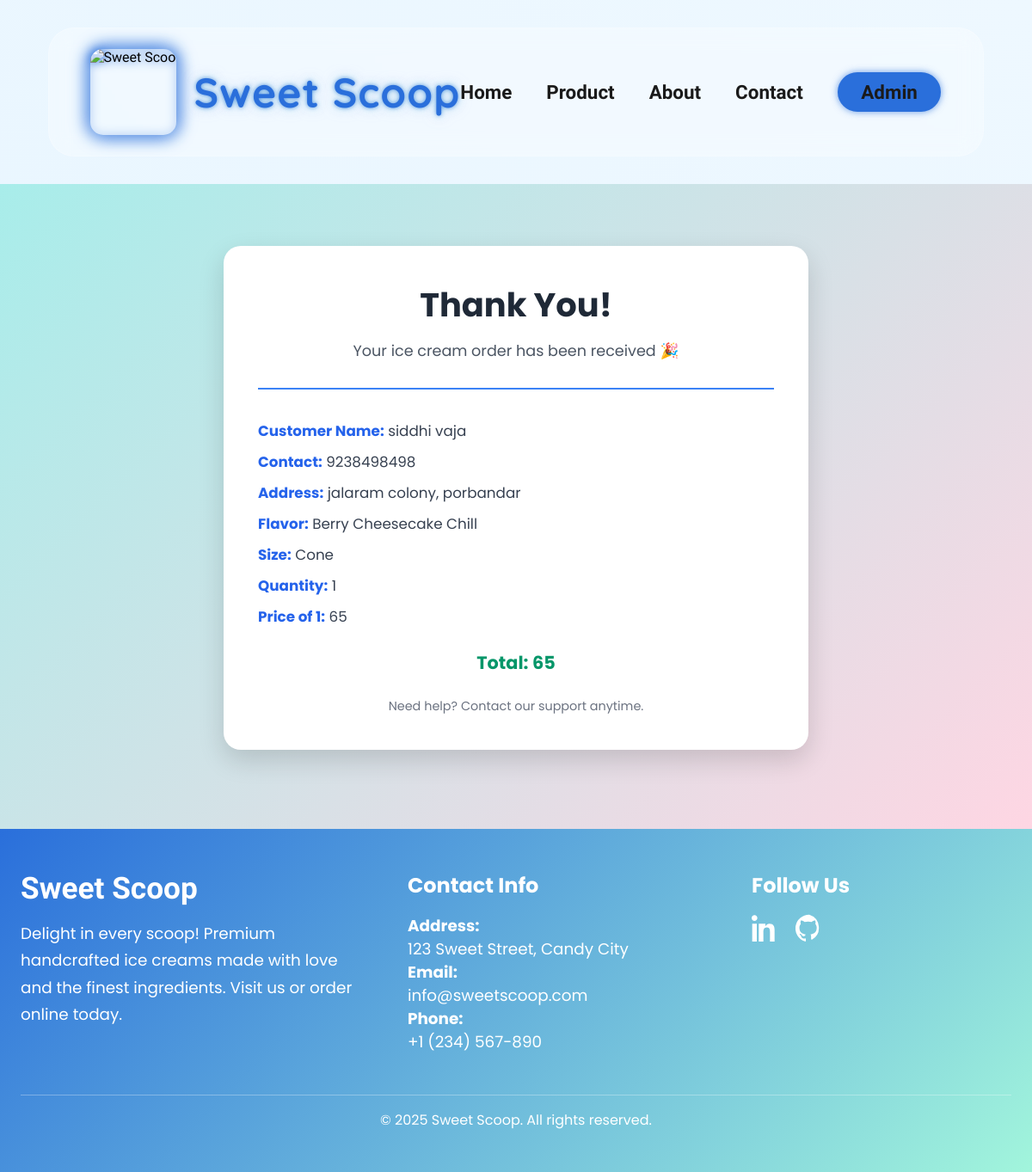
The app's page /System_BillPage.php with its own data.
### tables this page shows
CREATE TABLE IF NOT EXISTS `simple_order` (
  `sr` int(4) NOT NULL AUTO_INCREMENT,
  `customername` varchar(50) NOT NULL,
  `contact` varchar(10) NOT NULL,
  `address` varchar(100) NOT NULL,
  `flavorname` varchar(100) NOT NULL,
  `content` varchar(15) NOT NULL,
  `quantity` int(3) NOT NULL,
  `price` int(5) NOT NULL,
  `billamount` int(5) NOT NULL,
  PRIMARY KEY (`sr`)
);

### System_BillPage.php (the view, shortened to what this page needs)
<?php
$conn = mysqli_connect("localhost", "root", "", "icecreamshop") or die();
$sel = "SELECT * FROM simple_order ORDER BY sr DESC LIMIT 1";
$res = mysqli_query($conn, $sel);
$row = mysqli_fetch_array($res);
?>
<!DOCTYPE html>
<html lang="en">
<head>
</head>
<body>
  <nav id="navbar" role="navigation" aria-label="Primary Navigation">
    <div class="logo">
      <img src="images/WebsiteIcon.jpg" alt="Sweet Scoop Logo" />
      <div class="logo-text">Sweet Scoop</div>
    </div>
    <div class="nav-links" id="navLinks">
      <a href="index.php">Home</a>
      <a href="NewProductPage.php">Product</a>
      <a href="About_Us.php">About</a>
      <a href="Contact_Us.php">Contact</a>
      <a href="login.php" class="admin-button">Admin</a>
    </div>
  </nav>
  <div class="content-wrapper">
    <div class="thankyou-box">
      <h1>Thank You!</h1>
      <p class="subtitle">Your ice cream order has been received 🎉</p>
      <div class="details">
        <p><strong>Customer Name:</strong> <?php echo $row[1]; ?> </p>
        <p><strong>Contact:</strong> <?php echo $row[2]; ?> </p>
        <p><strong>Address:</strong> <?php echo $row[3]; ?> </p>
        <p><strong>Flavor:</strong> <?php echo $row[4]; ?> </p>
        <p><strong>Size:</strong> <?php echo $row[5]; ?> </p>
        <p><strong>Quantity:</strong> <?php echo $row[6]; ?> </p>
        <p><strong>Price of 1:</strong> <?php echo $row[7]; ?> </p>
      </div>
      <div class="final-bill">Total: <?php echo $row[8]; ?> </div>
      <div class="footer-text">Need help? Contact our support anytime.</div>
    </div>
  </div>
  <footer>
    <div style="max-width: 1200px; margin: auto; display: flex; flex-wrap: wrap; justify-content: space-between; align-items: flex-start; gap: 3rem;">
      <div style="flex: 1 1 300px;">
        <h2 style="font-family: 'Comfortaa', cursive; font-size: 2.2rem; margin-bottom: 1rem;">Sweet Scoop</h2>
        <p style="font-size: 1.15rem; line-height: 1.7;">
          Delight in every scoop! Premium handcrafted ice creams made with love and the finest ingredients. Visit us or order online today.
        </p>
      </div>
      <div style="flex: 1 1 250px;">
        <h3 style="font-size: 1.5rem; margin-bottom: 1rem;">Contact Info</h3>
        <p style="font-size: 1.15rem;"><strong>Address:</strong><br>123 Sweet Street, Candy City</p>
        <p style="font-size: 1.15rem;"><strong>Email:</strong><br>info@sweetscoop.com</p>
        <p style="font-size: 1.15rem;"><strong>Phone:</strong><br>+1 (234) 567-890</p>
      </div>
      <div style="flex: 1 1 200px;">
        <h3 style="font-size: 1.5rem; margin-bottom: 1rem;">Follow Us</h3>
        <div style="display: flex; gap: 1.2rem;">
          <a href="#" target="_blank" aria-label="LinkedIn">
          </a>
          <a href="#" target="_blank" aria-label="GitHub">
          </a>
        </div>
      </div>
    </div>
    <div style="text-align: center; margin-top: 3rem; border-top: 1px solid rgba(255,255,255,0.3); padding-top: 1rem; font-size: 1rem;">
      &copy; <?php echo date("Y"); ?> Sweet Scoop. All rights reserved.
    </div>
  </footer>
</body>
</html>

### System_BillPage.php (style rules this page uses)
:root { --blue: #2a6fdb; --mint: #a2f5dc; --violet: #b5b8ff; --text: #1a1a1a; --glass: rgba(255, 255, 255, 0.3); --border: rgba(255, 255, 255, 0.2); --glow-blue: rgba(42, 111, 219, 0.7); --glow-mint: rgba(162, 245, 220, 0.5); --glow-violet: rgba(181, 184, 255, 0.5); }
* { margin: 0; padding: 0; box-sizing: border-box; }
body { font-family: 'Comfortaa', cursive; background: linear-gradient(to right top, #e7f5ff, #eef8ff); min-height: 100vh; overflow-x: hidden; display: flex; flex-direction: column; }
nav { backdrop-filter: blur(12px); background: var(--glass); border: 1px solid var(--border); border-radius: 30px; margin: 2rem auto; padding: 1.5rem 3rem; max-width: 1200px; display: flex; justify-content: space-between; align-items: center; position: relative; transition: all 0.5s ease; animation: glowPulse 3s ease-in-out infinite; z-index: 1000; white-space: nowrap; }
.logo { display: flex; align-items: center; gap: 20px; transition: transform 0.3s ease; flex-shrink: 0; }
.logo img { width: 100px; height: 100px; border-radius: 15px; object-fit: cover; box-shadow: 0 0 18px var(--blue); filter: drop-shadow(0 0 6px var(--blue)); user-select: none; transition: filter 0.3s ease, box-shadow 0.3s ease; }
.logo-text { font-family: 'Quicksand', sans-serif; font-size: 3rem; color: var(--blue); font-weight: 700; letter-spacing: 1px; opacity: 0; transform: translateY(-10px); animation: fadeInSlide 1.2s ease-in-out forwards; text-shadow: 0 0 5px var(--glow-blue), 0 0 10px var(--glow-mint), 0 0 15px var(--glow-violet); white-space: nowrap; user-select: none; }
.nav-links { display: flex; gap: 2.5rem; align-items: center; font-weight: 600; user-select: none; }
.nav-links a { text-decoration: none; font-size: 1.4rem; color: var(--text); position: relative; transition: all 0.3s ease; white-space: nowrap; }
.nav-links a::before { content: ""; position: absolute; width: 0%; height: 3px; left: 0; bottom: -6px; background: linear-gradient(to right, var(--mint), var(--blue), var(--violet)); border-radius: 10px; transition: width 0.4s ease; box-shadow: 0 0 5px var(--glow-mint), 0 0 10px var(--glow-blue), 0 0 15px var(--glow-violet); }
.admin-button { padding: 0.5rem 1.6rem; font-size: 1.2rem; font-weight: 700; border-radius: 25px; border: 2px solid var(--blue); background: var(--blue); color: white; text-decoration: none; backdrop-filter: blur(6px); box-shadow: 0 0 8px var(--glow-blue); transition: all 0.3s ease; white-space: nowrap; user-select: none; }
.content-wrapper { flex: 1; display: flex; justify-content: center; align-items: center; padding: 40px 20px 60px; box-sizing: border-box; background: linear-gradient(135deg, #a8edea 0%, #fed6e3 100%); }
.thankyou-box { background: white; border-radius: 20px; max-width: 680px; width: 100%; padding: 40px; box-shadow: 0 12px 30px rgba(0,0,0,0.15); text-align: center; margin-top: 2rem; margin-bottom: 2rem; }
h1 { font-family: 'Poppins', sans-serif; font-size: 2.4em; color: #1f2937; font-weight: 700; margin-bottom: 12px; }
p.subtitle { font-family: 'Poppins', sans-serif; font-size: 1.1em; color: #4b5563; margin-bottom: 30px; }
.details { text-align: left; font-family: 'Poppins', sans-serif; font-size: 1.05em; color: #374151; border-top: 2px solid #3b82f6; padding-top: 25px; margin-bottom: 25px; }
.details p { margin: 10px 0; }
.details strong { color: #2563eb; }
.final-bill { font-family: 'Poppins', sans-serif; font-size: 1.3em; color: #059669; font-weight: bold; margin-top: 10px; }
.footer-text { font-family: 'Poppins', sans-serif; font-size: 0.9em; color: #6b7280; margin-top: 25px; }
footer { background: linear-gradient(135deg, #2a6fdb, #a2f5dc); color: #fff; padding: 3rem 1.5rem; font-family: 'Poppins', sans-serif; }
footer a { color: white; text-decoration: none; }
footer svg { fill: white; }

### records on screen
simple_order: customername "siddhi vaja", contact "9238498498", address "jalaram colony, porbandar", flavorname "Berry Cheesecake Chill", content "Cone", quantity "1", price "65", billamount "65"
